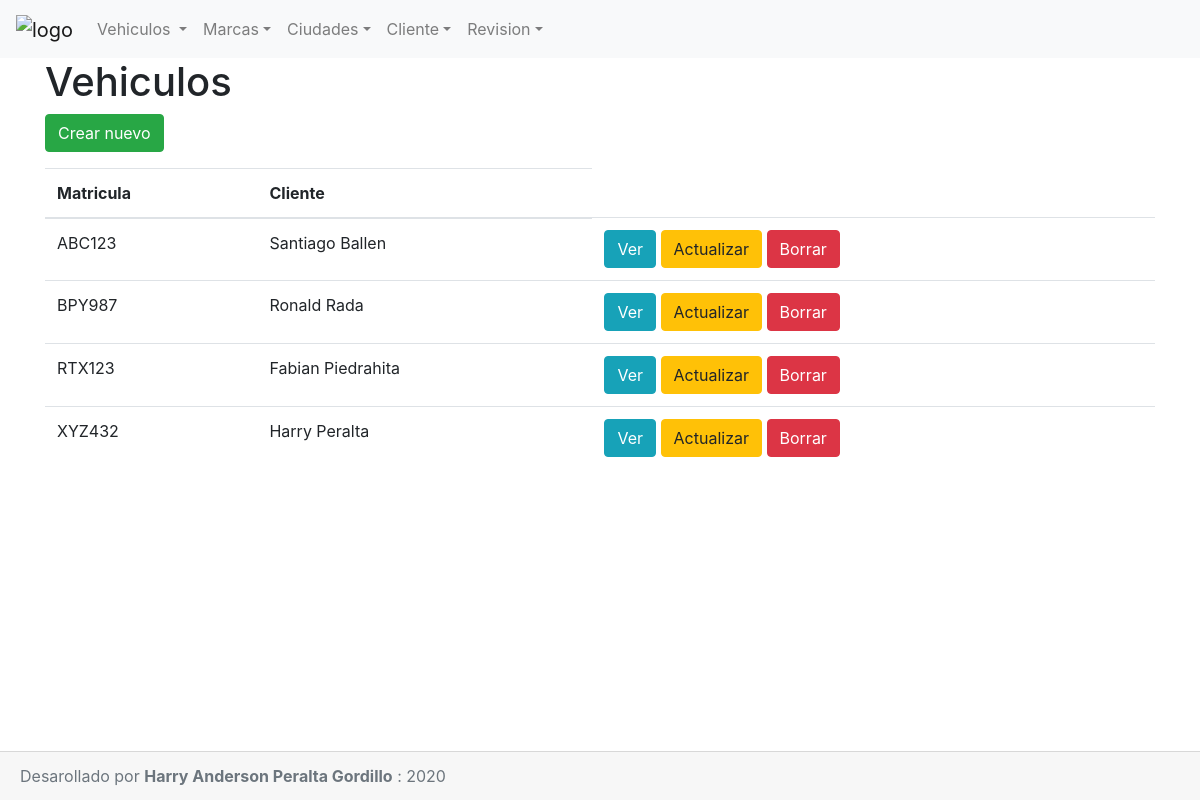
The page / on the database its author committed.
### tables this page shows
CREATE TABLE `vehiculo` (
  `matricula` char(6) NOT NULL,
  `modelo` int(11) NOT NULL,
  `color` varchar(20) NOT NULL,
  `precio` int(11) NOT NULL,
  `codigoCliente` int(11) NOT NULL,
  `codigoMarca` int(11) NOT NULL
);

CREATE TABLE `cliente` (
  `codigo` int(11) NOT NULL,
  `identificacion` int(11) NOT NULL,
  `nombre` varchar(50) NOT NULL,
  `direccion` varchar(50) NOT NULL,
  `telefono` varchar(20) NOT NULL,
  `codigoCiudad` int(11) NOT NULL
);

### controllers/VehiculoController.php (called while the page is built, shortened)
<?php
    class VehiculoController
    {
        public function __construct()
        {
            require_once "models/Vehiculo.php";
        }
        public function index()
        {
            $vehiculos = new Vehiculo();
            $data["vehiculos"] = $vehiculos->listar();
            $data["titulo"] = "Vehiculos";
            require_once "views/vehiculos/index.php";
        }
    }
?>

### config/conexion.php (called while the page is built, shortened)
<?php
class Conectar
{
    public static function conexion()
    {
        $conexion = new mysqli("localhost","root","","concesionario");
        return $conexion;
    }
}
?>

### models/Vehiculo.php (called while the page is built, shortened)
<?php
    class Vehiculo
    {
        private $db;
        private $vehiculos;
        public function __construct()
        {
            $this->db = Conectar::conexion();
            $this->vehiculos = array();
        }
        public function listar()
        {
            $sql = "SELECT vehiculo.matricula, vehiculo.modelo, vehiculo.color , vehiculo.precio, marca.descripcion AS marca , cliente.nombre AS nombreCliente " .
                    "FROM vehiculo " .
                    "INNER JOIN marca ON vehiculo.codigoMarca = marca.codigo " .
                    "INNER JOIN cliente ON vehiculo.codigoCliente  = cliente.codigo ";
            $resultado = $this->db->query($sql);
            while ($row = $resultado->fetch_assoc())
            {
                $this->vehiculos[] = $row;
            }
            return $this->vehiculos;
        }
    }
?>

### views/vehiculos/index.php (the view)
<?php require "views/shared/header.php"; ?>
<div class="container">
<h1> <?php echo $data["titulo"]?></h1>
    <a href="index.php?control=vehiculo&action=insert" class="btn btn-success">Crear nuevo</a>
    <table class="table mt-3">
        <thead>
            <tr>
                <th>Matricula</th>
                <th>Cliente</th>
            </tr>
        </thead>
        <tbody>
            <?php foreach($data['vehiculos'] as $vehiculo)   { ?>
                <tr>
                    <td><?= $vehiculo['matricula'] ?></td>
                    <td><?= $vehiculo['nombreCliente'] ?></td>
                    <td>
                        <a href="index.php?control=vehiculo&action=view&matricula=<?= $vehiculo['matricula'] ?>" class="btn btn-info">Ver</a>
                        <a href="index.php?control=vehiculo&action=edit&matricula=<?= $vehiculo['matricula'] ?>" class="btn btn-warning">Actualizar</a>
                        <a href="index.php?control=vehiculo&action=delete&matricula=<?= $vehiculo['matricula'] ?>" class="btn btn-danger">Borrar</a>
                    </td>
                </tr>
            <?php } ?>
        </tbody>
    </table>
</div>
<?php require "views/shared/footer.php"; ?>

### rows shown on the page
vehiculo: matricula "ABC123", codigoCliente.nombre "Santiago Ballen"
vehiculo: matricula "BPY987", codigoCliente.nombre "Ronald Rada"
vehiculo: matricula "RTX123", codigoCliente.nombre "Fabian Piedrahita"
vehiculo: matricula "XYZ432", codigoCliente.nombre "Harry Peralta"

### other values the page prints
$data["titulo"] "Vehiculos"
